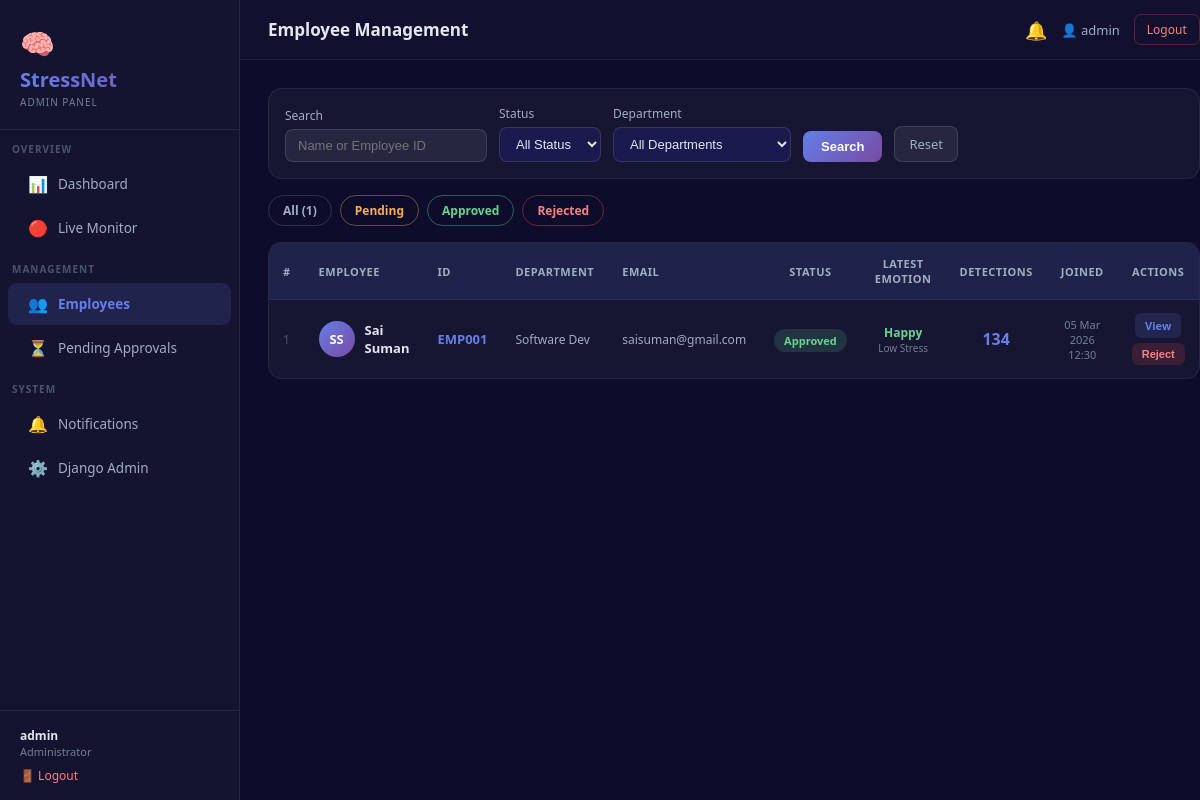
The app's page /admin-panel/employees/ (signed in) with its own data.
### stress_app/models.py (models this page shows, shortened)
class Employee(models.Model):
    user          = models.OneToOneField(User, on_delete=models.CASCADE,
                                         related_name='employee')
    employee_id   = models.CharField(max_length=20, unique=True,
                                     verbose_name='Employee ID')
    department    = models.CharField(max_length=50, choices=DEPARTMENT_CHOICES,
                                     default='Engineering')
    designation   = models.CharField(max_length=100, blank=True,
                                     verbose_name='Designation / Role')
    phone         = models.CharField(max_length=15, blank=True,
                                     verbose_name='Phone Number')
    date_of_join  = models.DateField(null=True, blank=True,
                                     verbose_name='Date of Joining')
    profile_photo = models.ImageField(upload_to='profile_photos/',
                                      null=True, blank=True)
    status        = models.CharField(max_length=10, choices=STATUS_CHOICES,
                                     default='pending')
    approved_by   = models.ForeignKey(User, null=True, blank=True,
                                      on_delete=models.SET_NULL,
                                      related_name='approved_employees')
    approved_at   = models.DateTimeField(null=True, blank=True)
    rejection_reason = models.TextField(blank=True)
    registered_at = models.DateTimeField(auto_now_add=True)
    last_active   = models.DateTimeField(null=True, blank=True)
    class Meta:
        ordering = ['-registered_at']
        verbose_name = 'Employee'
        verbose_name_plural = 'Employees'
    @property
    def full_name(self):
        return self.user.get_full_name() or self.user.username
    @property
    def total_detections(self):
        return self.stressrecord_set.count()

class StressRecord(models.Model):
    employee      = models.ForeignKey(Employee, on_delete=models.CASCADE,
                                      null=True, blank=True)
    timestamp     = models.DateTimeField(auto_now_add=True)
    emotion       = models.CharField(max_length=20, choices=EMOTION_CHOICES)
    stress_level  = models.CharField(max_length=10, choices=STRESS_CHOICES)
    confidence    = models.FloatField(default=0.0)
    source        = models.CharField(max_length=10, default='live',
                                     choices=[('live','Live'),('image','Image')])
    angry_score     = models.FloatField(default=0.0)
    disgusted_score = models.FloatField(default=0.0)
    fearful_score   = models.FloatField(default=0.0)
    happy_score     = models.FloatField(default=0.0)
    neutral_score   = models.FloatField(default=0.0)
    sad_score       = models.FloatField(default=0.0)
    surprised_score = models.FloatField(default=0.0)
    class Meta:
        ordering = ['-timestamp']

### stress_app/views.py (the view)
    def wrapper(request, *args, **kwargs):
        if not request.user.is_authenticated:
            return redirect('login_view')
        if not is_admin(request.user):
            return redirect('user_dashboard')
        return view_func(request, *args, **kwargs)

### stress_app/templates/stress_app/admin_employees.html (shortened to what this page needs)
{% extends 'stress_app/admin_base.html' %}
{% block page_title %}Employee Management{% endblock %}
{% block content %}
<div style="background:rgba(255,255,255,0.04);border:1px solid rgba(255,255,255,0.08);border-radius:14px;padding:16px;margin-bottom:16px;">
    <form method="GET" style="display:flex;gap:12px;flex-wrap:wrap;align-items:flex-end;">
        <div>
            <label style="display:block;color:#a0aec0;font-size:12px;margin-bottom:5px;">Search</label>
            <input type="text" name="search" value="{{ search }}" placeholder="Name or Employee ID"
                   style="background:rgba(255,255,255,0.07);border:1px solid rgba(255,255,255,0.12);border-radius:8px;color:#e2e8f0;padding:8px 12px;font-size:13px;outline:none;">
        </div>
        <div>
            <label style="display:block;color:#a0aec0;font-size:12px;margin-bottom:5px;">Status</label>
            <select name="status" style="background:#1a1a4e;border:1px solid rgba(255,255,255,0.12);border-radius:8px;color:#e2e8f0;padding:8px 12px;font-size:13px;">
                <option value="">All Status</option>
            </select>
        </div>
        <div>
            <label style="display:block;color:#a0aec0;font-size:12px;margin-bottom:5px;">Department</label>
            <select name="dept" style="background:#1a1a4e;border:1px solid rgba(255,255,255,0.12);border-radius:8px;color:#e2e8f0;padding:8px 12px;font-size:13px;">
                <option value="">All Departments</option>
            </select>
        </div>
        <button type="submit" style="padding:8px 18px;background:linear-gradient(135deg,#667eea,#764ba2);border:none;border-radius:8px;color:#fff;font-size:13px;font-weight:600;cursor:pointer;">Search</button>
        <a href="{% url 'admin_employees' %}" style="padding:8px 14px;background:rgba(255,255,255,0.07);border:1px solid rgba(255,255,255,0.12);border-radius:8px;color:#a0aec0;font-size:13px;text-decoration:none;">Reset</a>
    </form>
</div>
<div style="display:flex;gap:8px;margin-bottom:16px;">
    <a href="{% url 'admin_employees' %}" style="padding:6px 14px;border-radius:20px;font-size:12px;font-weight:600;text-decoration:none;border:1px solid rgba(255,255,255,0.15);color:#a0aec0;">All ({{ employees|length }})</a>
    <a href="{% url 'admin_employees' %}?status=pending" style="padding:6px 14px;border-radius:20px;font-size:12px;font-weight:600;text-decoration:none;border:1px solid rgba(246,173,85,0.4);color:#f6ad55;">Pending</a>
    <a href="{% url 'admin_employees' %}?status=approved" style="padding:6px 14px;border-radius:20px;font-size:12px;font-weight:600;text-decoration:none;border:1px solid rgba(104,211,145,0.4);color:#68d391;">Approved</a>
    <a href="{% url 'admin_employees' %}?status=rejected" style="padding:6px 14px;border-radius:20px;font-size:12px;font-weight:600;text-decoration:none;border:1px solid rgba(252,73,73,0.4);color:#fc8181;">Rejected</a>
</div>
<div style="background:rgba(255,255,255,0.04);border:1px solid rgba(255,255,255,0.08);border-radius:14px;overflow:auto;">
<table style="width:100%;border-collapse:collapse;min-width:900px;">
<thead>
<tr style="background:rgba(102,126,234,0.12);font-size:11px;color:#a0aec0;text-transform:uppercase;letter-spacing:0.5px;">
    <th style="padding:13px 14px;text-align:left;">#</th>
    <th style="padding:13px 14px;text-align:left;">Employee</th>
    <th style="padding:13px 14px;text-align:left;">ID</th>
    <th style="padding:13px 14px;text-align:left;">Department</th>
    <th style="padding:13px 14px;text-align:left;">Email</th>
    <th style="padding:13px 14px;text-align:center;">Status</th>
    <th style="padding:13px 14px;text-align:center;">Latest Emotion</th>
    <th style="padding:13px 14px;text-align:center;">Detections</th>
    <th style="padding:13px 14px;text-align:center;">Joined</th>
    <th style="padding:13px 14px;text-align:center;">Actions</th>
</tr>
</thead>
<tbody>
{% for emp in employees %}
<tr style="border-top:1px solid rgba(255,255,255,0.06);"
    onmouseover="this.style.background='rgba(255,255,255,0.03)'"
    onmouseout="this.style.background='transparent'">
    <td style="padding:13px 14px;color:#4a5568;font-size:12px;">{{ forloop.counter }}</td>
    <td style="padding:13px 14px;">
        <div style="display:flex;align-items:center;gap:10px;">
            <div style="width:36px;height:36px;border-radius:50%;background:linear-gradient(135deg,#667eea,#764ba2);display:flex;align-items:center;justify-content:center;font-size:13px;font-weight:700;color:#fff;flex-shrink:0;">
                {% if emp.profile_photo %}
                    <img src="{{ emp.profile_photo.url }}" style="width:36px;height:36px;border-radius:50%;object-fit:cover;" alt="">
                {% else %}
                    {{ emp.user.first_name|slice:":1" }}{{ emp.user.last_name|slice:":1" }}
                {% endif %}
            </div>
            <div>
                <div style="font-weight:600;font-size:13px;color:#e2e8f0;">{{ emp.full_name }}</div>
            </div>
        </div>
    </td>
    <td style="padding:13px 14px;font-size:13px;font-weight:600;color:#667eea;">{{ emp.employee_id }}</td>
    <td style="padding:13px 14px;font-size:12px;color:#a0aec0;">{{ emp.department }}</td>
    <td style="padding:13px 14px;font-size:12px;color:#a0aec0;">{{ emp.user.email }}</td>
    <td style="padding:13px 14px;text-align:center;">
        {% if emp.status == "approved" %}
            <span style="background:rgba(104,211,145,0.15);color:#68d391;padding:4px 10px;border-radius:20px;font-size:11px;font-weight:600;">Approved</span>
        {% elif emp.status == "pending" %}
            <span style="background:rgba(246,173,85,0.15);color:#f6ad55;padding:4px 10px;border-radius:20px;font-size:11px;font-weight:600;">Pending</span>
        {% else %}
            <span style="background:rgba(252,73,73,0.15);color:#fc8181;padding:4px 10px;border-radius:20px;font-size:11px;font-weight:600;">Rejected</span>
        {% endif %}
    </td>
    <td style="padding:13px 14px;text-align:center;">
        {% if emp.latest_record %}
            {% if emp.latest_record.stress_level == "High" %}
                <div style="font-size:12px;font-weight:600;color:#fc8181;">{{ emp.latest_record.emotion|title }}</div>
                <div style="font-size:10px;color:#718096;">High Stress</div>
            {% elif emp.latest_record.stress_level == "Medium" %}
                <div style="font-size:12px;font-weight:600;color:#f6ad55;">{{ emp.latest_record.emotion|title }}</div>
                <div style="font-size:10px;color:#718096;">Medium Stress</div>
            {% else %}
                <div style="font-size:12px;font-weight:600;color:#68d391;">{{ emp.latest_record.emotion|title }}</div>
                <div style="font-size:10px;color:#718096;">Low Stress</div>
            {% endif %}
        {% else %}
            <span style="color:#4a5568;font-size:12px;">No data</span>
        {% endif %}
    </td>
    <td style="padding:13px 14px;text-align:center;font-size:16px;font-weight:700;color:#667eea;">{{ emp.total_detections }}</td>
    <td style="padding:13px 14px;text-align:center;font-size:11px;color:#718096;">
        {{ emp.registered_at|date:"d M Y" }}<br>{{ emp.registered_at|time:"H:i" }}
    </td>
    <td style="padding:13px 14px;text-align:center;">
        <div style="display:flex;gap:5px;justify-content:center;flex-wrap:wrap;">
            <a href="{% url 'admin_employee_detail' emp.id %}"
               style="padding:5px 10px;background:rgba(102,126,234,0.15);color:#667eea;border-radius:6px;font-size:11px;font-weight:600;text-decoration:none;">
                View
            </a>
            {% if emp.status == "pending" %}
                <a href="{% url 'admin_approve' emp.id %}"
                   style="padding:5px 10px;background:rgba(104,211,145,0.15);color:#68d391;border-radius:6px;font-size:11px;font-weight:600;text-decoration:none;">
                    Approve
                </a>
                <button data-empid="{{ emp.id }}"
                        onclick="openReject(this.getAttribute('data-empid'))"
                        style="padding:5px 10px;background:rgba(252,73,73,0.15);color:#fc8181;border:none;border-radius:6px;font-size:11px;font-weight:600;cursor:pointer;">
                    Reject
                </button>
            {% elif emp.status == "rejected" %}
                <a href="{% url 'admin_approve' emp.id %}"
                   style="padding:5px 10px;background:rgba(104,211,145,0.15);color:#68d391;border-radius:6px;font-size:11px;font-weight:600;text-decoration:none;">
                    Approve
                </a>
            {% elif emp.status == "approved" %}
                <button data-empid="{{ emp.id }}"
                        onclick="openReject(this.getAttribute('data-empid'))"
                        style="padding:5px 10px;background:rgba(252,73,73,0.15);color:#fc8181;border:none;border-radius:6px;font-size:11px;font-weight:600;cursor:pointer;">
                    Reject
                </button>
            {% endif %}
        </div>
    </td>
</tr>
{% endfor %}
</tbody>
</table>
</div>
{% endblock %}

### stress_app/templates/stress_app/admin_base.html (shortened to what this page needs)
<!DOCTYPE html>
<html lang="en">
<head>
</head>
<body>
<div class="sidebar">
    <div class="sidebar-logo">
        <div style="font-size:28px;margin-bottom:4px;">🧠</div>
        <div class="brand">StressNet</div>
        <div class="role">Admin Panel</div>
    </div>
    <div class="nav-section">Overview</div>
    <a href="{% url 'admin_dashboard' %}" class="nav-item {% if request.resolver_match.url_name == 'admin_dashboard' %}active{% endif %}">
        <span class="icon">📊</span> Dashboard
    </a>
    <a href="{% url 'admin_realtime' %}" class="nav-item {% if request.resolver_match.url_name == 'admin_realtime' %}active{% endif %}">
        <span class="icon">🔴</span> Live Monitor
    </a>
    <div class="nav-section">Management</div>
    <a href="{% url 'admin_employees' %}" class="nav-item {% if 'employees' in request.resolver_match.url_name %}active{% endif %}">
        <span class="icon">👥</span> Employees
    </a>
    <a href="{% url 'admin_employees' %}?status=pending" class="nav-item">
        <span class="icon">⏳</span> Pending Approvals
    </a>
    <div class="nav-section">System</div>
    <a href="{% url 'admin_notifications' %}" class="nav-item {% if request.resolver_match.url_name == 'admin_notifications' %}active{% endif %}">
        <span class="icon">🔔</span> Notifications
    </a>
    <a href="/admin/" class="nav-item">
        <span class="icon">⚙️</span> Django Admin
    </a>
    <div class="sidebar-footer">
        <div class="admin-name">{{ request.user.get_full_name|default:request.user.username }}</div>
        <div class="admin-role">Administrator</div>
        <a href="{% url 'logout_view' %}"
           style="display:inline-block;margin-top:8px;font-size:12px;
                  color:#fc8181;text-decoration:none;">
            🚪 Logout
        </a>
    </div>
</div>
<div class="main">
    <div class="topbar">
        <div class="page-title">{% block page_title %}Admin Panel{% endblock %}</div>
        <div class="topbar-right">
            <a href="{% url 'admin_notifications' %}"
               style="position:relative;text-decoration:none;color:#a0aec0;font-size:18px;">
                🔔
            </a>
            <div style="font-size:13px;color:#a0aec0;">
                👤 {{ request.user.username }}
            </div>
            <a href="{% url 'logout_view' %}"
               style="font-size:12px;color:#fc8181;text-decoration:none;
                      padding:6px 12px;border:1px solid rgba(252,73,73,0.3);
                      border-radius:7px;">
                Logout
            </a>
        </div>
    </div>
    <div class="content">
        {% block content %}{% endblock %}
    </div>
</div>
</body>
</html>

### records on screen
Employee: user.first_name "S", user.last_name "S", full_name "Sai Suman", employee_id "EMP001", department "Software Dev", user.email "saisuman@gmail.com", status "Approved", latest_record.emotion "Happy", total_detections "134", registered_at "05 Mar 2026", registered_at "12:30"

### other values on screen
{{ request.user.get_full_name|default:request.user.username }} "admin"
{{ request.user.username }} "admin"
{{ employees|length }} "1"
